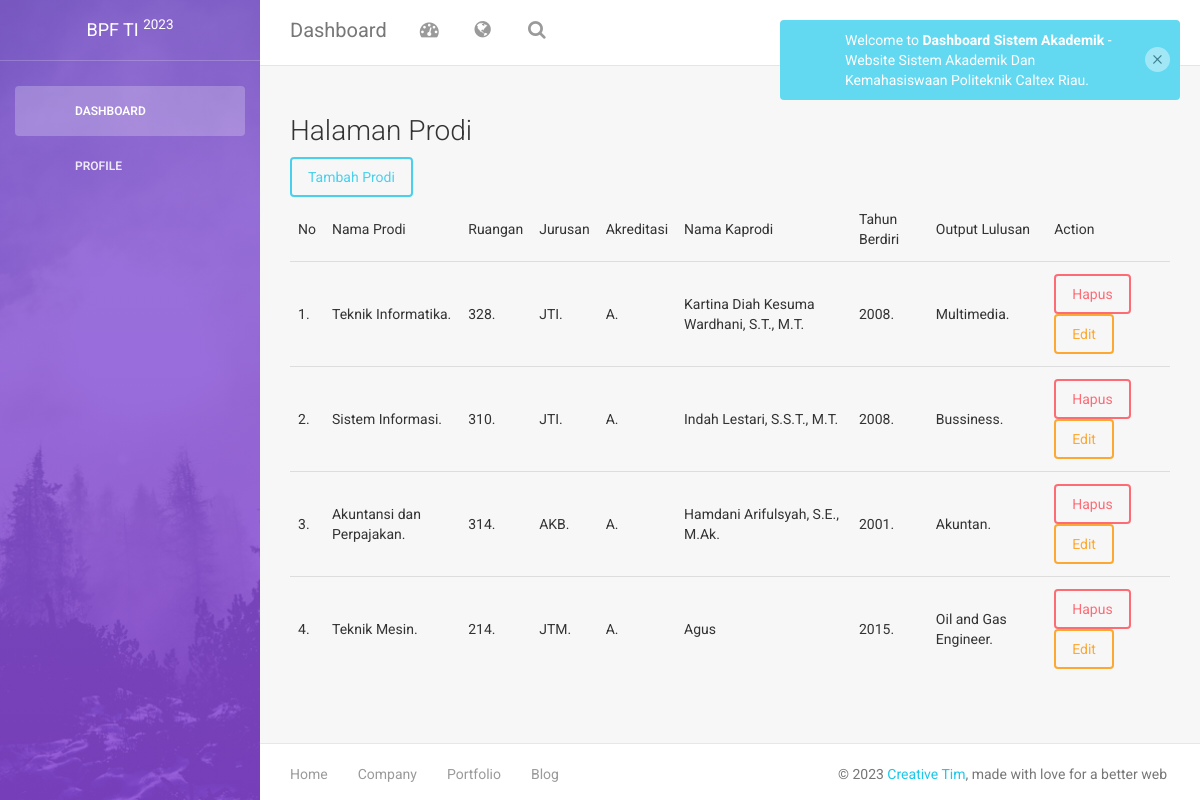
Page /index.php/prodi on the committed database.
### tables this page shows
CREATE TABLE `prodi` (
  `id` int(11) NOT NULL,
  `nama` varchar(225) NOT NULL,
  `ruangan` varchar(20) NOT NULL,
  `jurusan` varchar(50) NOT NULL,
  `akreditasi` varchar(15) NOT NULL,
  `nama_kaprodi` varchar(225) NOT NULL,
  `tahun_berdiri` int(10) NOT NULL,
  `output_lulusan` varchar(225) NOT NULL,
  `gambar` varchar(100) NOT NULL DEFAULT 'default.jpg'
);

### application/controllers/Prodi.php (called while the page is built, shortened)
<?php
class Prodi extends CI_Controller
{
    public function __construct()
    {
        $this->load->model('Prodi_model');
    }
    public function index()
    {
        $data['judul'] = "Halaman Prodi";
        $data['user'] = $this->db->get_where('user', ['email' => $this->session->userdata('email')])->row_array();
        $data['prodi'] = $this->Prodi_model->get();
        $this->load->view("layout/header", $data);
        $this->load->view("prodi/vw_prodi", $data);
        $this->load->view("layout/footer", $data);
    }
}

### index.php (called while the page is built, shortened)
<?php
require_once BASEPATH.'core/CodeIgniter.php';

### application/models/Prodi_model.php (called while the page is built, shortened)
<?php
class Prodi_model extends CI_Model
{
    public $table = 'prodi';
    public function get()
    {
        $this->db->from($this->table);
        $query = $this->db->get();
        return $query->result_array();
    }
}
?>

### application/views/prodi/vw_prodi.php (the view)
<div class="content">
    <div class="container-fluid">
        <h1 class="h3 mb-4 text-gray-800"><?php echo $judul; ?></h1>
        <div class="row">
            <div class="col-md-6">
                <a href="<?= base_url('Prodi/tambah') ?>" class="btn btn-info mb-2">Tambah Prodi</a>
            </div>
            <div class="col-md-12">
                <table class="table">
                    <thead>
                        <tr>
                            <td>No</td>
                            <td>Nama Prodi</td>
                            <td>Ruangan</td>
                            <td>Jurusan</td>
                            <td>Akreditasi</td>
                            <td>Nama Kaprodi</td>
                            <td>Tahun Berdiri</td>
                            <td>Output Lulusan</td>
                            <td>Action</td>
                        </tr>
                    </thead>
                    <tbody>
                        <?php $i=1;?>
                        <?php foreach($prodi as $us): ?>
                        <tr>
                            <td><?=$i; ?>. </td>
                            <td><?=$us['nama']; ?>.</td>
                            <td><?=$us['ruangan']; ?>.</td>
                            <td><?=$us['jurusan']; ?>.</td>
                            <td><?=$us['akreditasi']; ?>.</td>
                            <td><?=$us['nama_kaprodi']; ?></td>
                            <td><?=$us['tahun_berdiri']; ?>.</td>
                            <td><?=$us['output_lulusan']; ?>.</td>
                            <td>
                                <a href="<?= base_url('Prodi/hapus/') . $us['id'];?>" class="btn btn-danger">Hapus</a>
                                <a href="<?= base_url('Prodi/edit/') . $us['id']; ?>" class="btn btn-warning">Edit</a>
                            </td>
                        </tr>
                        <?php $i++;?>
                        <?php endforeach;?>
                    </tbody>
                </table>
            </div>
        </div>
    </div>
</div>

### application/views/layout/header.php (shortened to what this page needs)
<!doctype html>
<html lang="en">
<head>
    <link href="<?= base_url('assets/') ?>css/bootstrap.min.css" rel="stylesheet" />
    <link href="<?= base_url('assets/') ?>css/animate.min.css" rel="stylesheet" />
    <link href="<?= base_url('assets/') ?>css/light-bootstrap-dashboard.css?v=1.4.0" rel="stylesheet" />
    <link href="<?= base_url('assets/') ?>css/demo.css" rel="stylesheet" />
    <link href="http://maxcdn.bootstrapcdn.com/font-awesome/4.2.0/css/font-awesome.min.css" rel="stylesheet">
    <link href="<?= base_url('assets/') ?>css/pe-icon-7-stroke.css" rel="stylesheet" />
</head>
<body>
    <div class="wrapper">
        <div class="sidebar" data-color="purple" data-image="assets/img/sidebar-5.jpg">
            <div class="sidebar-wrapper">
                <div class="logo">
                    <a href="http://www.creative-tim.com" class="simple-text">
                        BPF TI <sup>2023</sup>
                    </a>
                </div>
                <ul class="nav">
                    <li class="active">
                        <a href="#">
                            <i class="pe-7s-graph"></i>
                            <p>Dashboard</p>
                        </a>
                    </li>
                    <?php
                    if ($user['role'] == 'Admin') { ?>
                    <li>
                        <a href="<?= base_url('Mahasiswa/') ?>">
                            <i class="pe-7s-user"></i>
                            <p>Mahasiswa</p>
                        </a>
                    </li>
                    <li>
                        <a href="<?= site_url('Prodi/') ?>">
                            <i class="pe-7s-note2"></i>
                            <p>Prodi</p>
                        </a>
                    </li>
                    <li>
                        <a href="<?= site_url('Perpustakaan/') ?>">
                            <i class="pe-7s-news-paper"></i>
                            <p>Perpustakaan</p>
                        </a>
                    </li>
                    <?php } else { ?>
                    <li>
                        <a href="<?= site_url('Profil/') ?>">
                            <i class="pe-7s-user"></i>
                            <p>Profile</p>
                        </a>
                    </li>
                    <?php } ?>
                </ul>
            </div>
        </div>
        <div class="main-panel">
            <nav class="navbar navbar-default navbar-fixed">
                <div class="container-fluid">
                    <div class="navbar-header">
                        <a class="navbar-brand" href="#">Dashboard</a>
                    </div>
                    <div class="collapse navbar-collapse">
                        <ul class="nav navbar-nav navbar-left">
                            <li>
                                <a href="#" class="dropdown-toggle" data-toggle="dropdown">
                                    <i class="fa fa-dashboard"></i>
                                </a>
                            </li>
                            <li class="dropdown">
                                <a href="#" class="dropdown-toggle" data-toggle="dropdown">
                                    <i class="fa fa-globe"></i>
                                </a>
                            </li>
                            <li>
                                <a href="">
                                    <i class="fa fa-search"></i>
                                </a>
                            </li>
                        </ul>
                        <ul class="nav navbar-nav navbar-right">
                            <li>
                                <a href="">
                                    <p>Account</p>
                                </a>
                            </li>
                            <li class="dropdown">
                                <a href="#" class="dropdown-toggle" data-toggle="dropdown">
                                    <p>
                                    </p>
                                </a>
                            </li>
                            <li>
                                <a href="#" id="userDropdown">
                                </a>
                            </li>
                            <li>
                                <a href="<?= site_url('Auth/logout'); ?>">
                                    <p>Log out</p>
                                </a>
                            </li>
                        </ul>
                    </div>
                </div>
            </nav>

### application/views/layout/footer.php (shortened to what this page needs)
<footer class="footer">
    <div class="container-fluid">
        <nav class="pull-left">
            <ul>
                <li>
                    <a href="#">
                        Home
                    </a>
                </li>
                <li>
                    <a href="#">
                        Company
                    </a>
                </li>
                <li>
                    <a href="#">
                        Portfolio
                    </a>
                </li>
                <li>
                    <a href="#">
                        Blog
                    </a>
                </li>
            </ul>
        </nav>
        <p class="copyright pull-right">
            &copy;  <a href="http://www.creative-tim.com">Creative Tim</a>, made with love for a better
            web
        </p>
    </div>
</footer>
</div>
</div>
</body>
</html>

### rows in the picture
prodi: nama "Teknik Informatika", ruangan "328", jurusan "JTI", akreditasi "A", nama_kaprodi "Kartina Diah Kesuma Wardhani, S.T., M.T.", tahun_berdiri "2008", output_lulusan "Multimedia"
prodi: nama "Sistem Informasi", ruangan "310", jurusan "JTI", akreditasi "A", nama_kaprodi "Indah Lestari, S.S.T., M.T.", tahun_berdiri "2008", output_lulusan "Bussiness"
prodi: nama "Akuntansi dan Perpajakan", ruangan "314", jurusan "AKB", akreditasi "A", nama_kaprodi "Hamdani Arifulsyah, S.E., M.Ak.", tahun_berdiri "2001", output_lulusan "Akuntan"
prodi: nama "Teknik Mesin", ruangan "214", jurusan "JTM", akreditasi "A", nama_kaprodi "Agus", tahun_berdiri "2015", output_lulusan "Oil and Gas Engineer"

### other values in the picture
$judul "Halaman Prodi"
